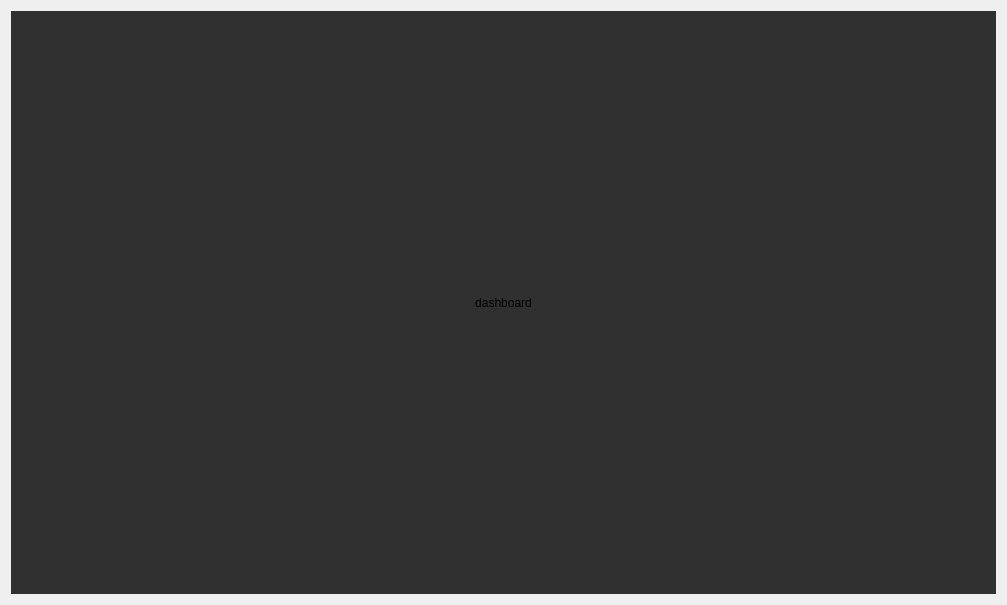
<?xml version="1.0" encoding="UTF-8"?>
<ui version="4.0">
 <class>dashboard</class>
 <widget class="QWidget" name="dashboard">
  <property name="geometry">
   <rect>
    <x>0</x>
    <y>0</y>
    <width>1007</width>
    <height>605</height>
   </rect>
  </property>
  <property name="sizePolicy">
   <sizepolicy hsizetype="Expanding" vsizetype="Expanding">
    <horstretch>1</horstretch>
    <verstretch>1</verstretch>
   </sizepolicy>
  </property>
  <property name="windowTitle">
   <string>Form</string>
  </property>
  <layout class="QGridLayout" name="gridLayout_2">
   <item row="0" column="0">
    <widget class="QStackedWidget" name="stackedWidget">
     <property name="sizePolicy">
      <sizepolicy hsizetype="Expanding" vsizetype="Expanding">
       <horstretch>1</horstretch>
       <verstretch>1</verstretch>
      </sizepolicy>
     </property>
     <property name="styleSheet">
      <string notr="true">background-color: #303030;</string>
     </property>
     <widget class="QWidget" name="page">
      <layout class="QGridLayout" name="gridLayout">
       <item row="0" column="1">
        <spacer name="verticalSpacer_2">
         <property name="orientation">
          <enum>Qt::Vertical</enum>
         </property>
         <property name="sizeHint" stdset="0">
          <size>
           <width>20</width>
           <height>40</height>
          </size>
         </property>
        </spacer>
       </item>
       <item row="1" column="0">
        <spacer name="horizontalSpacer">
         <property name="orientation">
          <enum>Qt::Horizontal</enum>
         </property>
         <property name="sizeHint" stdset="0">
          <size>
           <width>40</width>
           <height>20</height>
          </size>
         </property>
        </spacer>
       </item>
       <item row="1" column="1">
        <widget class="QLabel" name="label">
         <property name="sizePolicy">
          <sizepolicy hsizetype="Expanding" vsizetype="Expanding">
           <horstretch>1</horstretch>
           <verstretch>1</verstretch>
          </sizepolicy>
         </property>
         <property name="text">
          <string>dashboard</string>
         </property>
         <property name="alignment">
          <set>Qt::AlignCenter</set>
         </property>
        </widget>
       </item>
       <item row="1" column="2">
        <spacer name="horizontalSpacer_2">
         <property name="orientation">
          <enum>Qt::Horizontal</enum>
         </property>
         <property name="sizeHint" stdset="0">
          <size>
           <width>40</width>
           <height>20</height>
          </size>
         </property>
        </spacer>
       </item>
       <item row="2" column="1">
        <spacer name="verticalSpacer">
         <property name="orientation">
          <enum>Qt::Vertical</enum>
         </property>
         <property name="sizeHint" stdset="0">
          <size>
           <width>20</width>
           <height>40</height>
          </size>
         </property>
        </spacer>
       </item>
      </layout>
     </widget>
     <widget class="QWidget" name="page_2"/>
    </widget>
   </item>
  </layout>
 </widget>
 <resources/>
 <connections/>
</ui>
